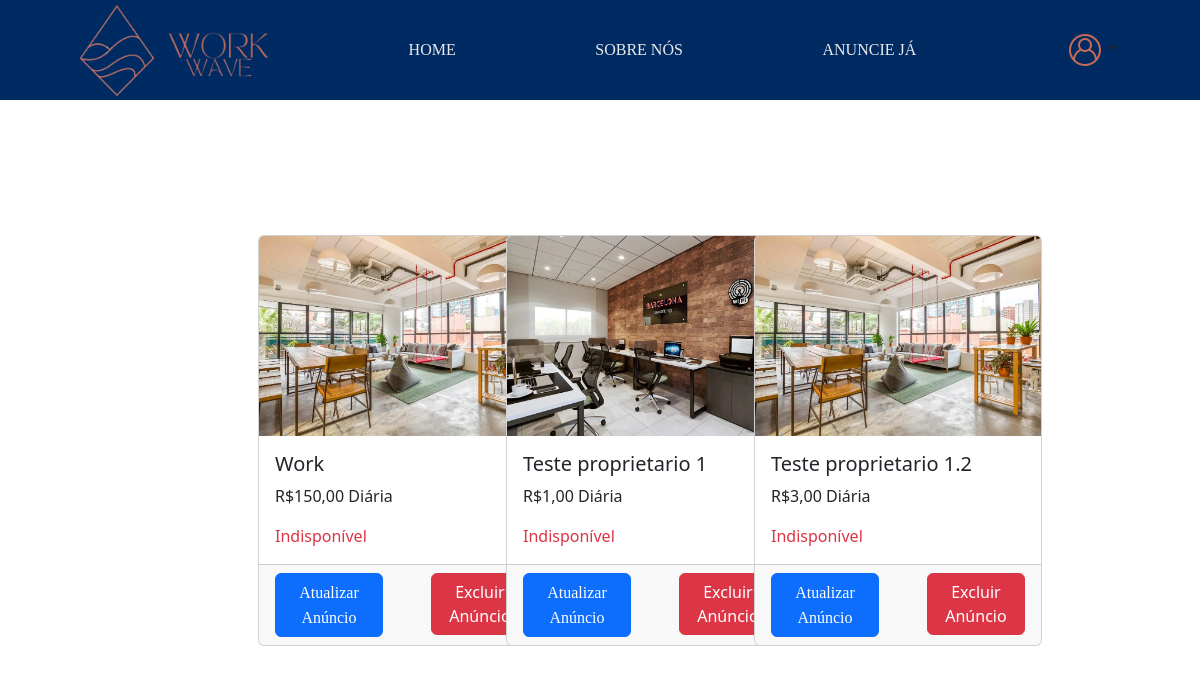
The app's page /SeusAnuncios.php (signed in), older data.
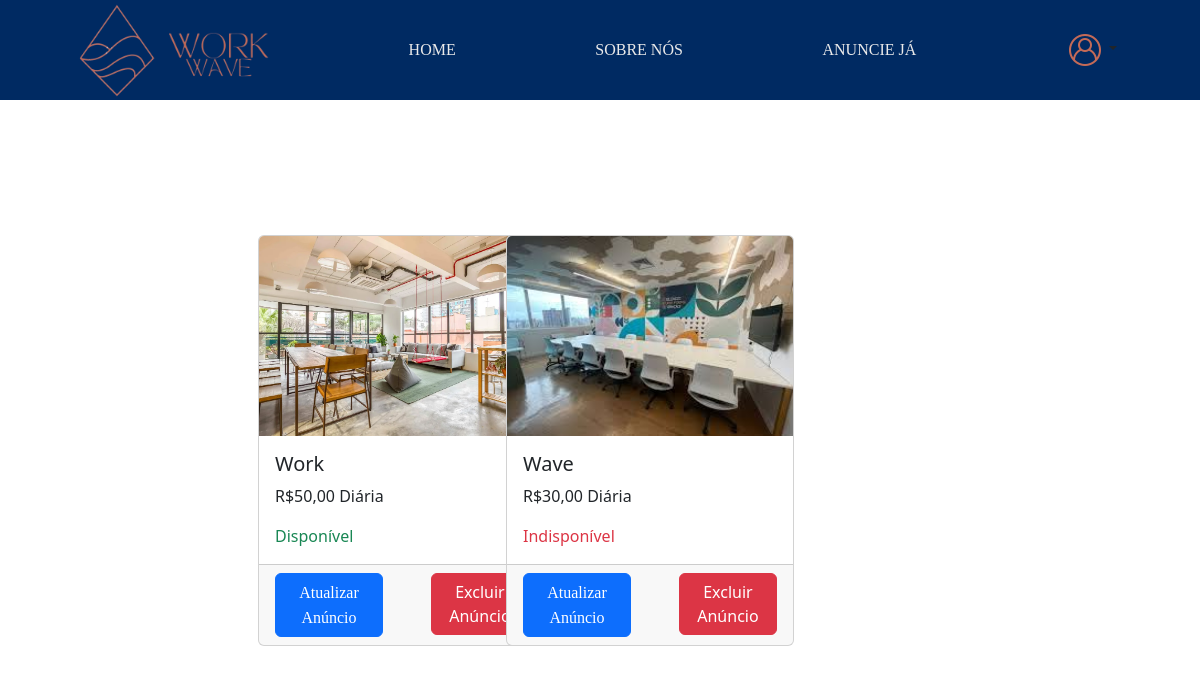
The same page, newer data.
### tables this page shows
CREATE TABLE `espacodados` (
  `EspId` int(11) NOT NULL,
  `EspNome` varchar(255) NOT NULL,
  `EspEndereco` varchar(255) NOT NULL,
  `EspDescricao` text NOT NULL,
  `EspCapacidade` int(11) NOT NULL,
  `EspDisponibilidade` tinyint(1) DEFAULT NULL,
  `EspDataCadastro` date NOT NULL,
  `ProId` int(11) NOT NULL,
  `EspImg` varchar(255) DEFAULT NULL,
  `EspPreco` decimal(10,2) DEFAULT NULL,
  `SerId` int(11) DEFAULT NULL
);

### SeusAnuncios.php (the view, shortened to what this page needs)
<!DOCTYPE html>
<html lang="en">
<head>
    <link href="https://cdn.jsdelivr.net/npm/bootstrap@5.3.3/dist/css/bootstrap.min.css" rel="stylesheet">
    <link rel="stylesheet" href="css/Style.css">
    <link rel="stylesheet" href="css/SeusAnuncios.css">
</head>
<body>
<header>
    <div class="logo">
        <img src="img/WorkWave-removebg-preview (1).png" alt="" width="95px" height="95px">
        <img src="img/WorkWave__2_-removebg-preview.png" alt="" width="100px" height="100px">
    </div>
    <a href="index.php" class="underline">HOME</a>
    <a href="SobreNos.php" class="underline">SOBRE NÓS</a>
    <a href="AnuncieJa.php" class="underline">ANUNCIE JÁ</a>
    <?php
        if (!isset($_SESSION['usuario_validado']) || $_SESSION['usuario_validado'] == false) {
    ?>
        <div class="dropdown">
            <a class="btn dropdown-toggle" href="#" role="button" data-bs-toggle="dropdown" aria-expanded="false">
                <img src="img/user-logo.png" alt="">
            </a>
            <ul class="dropdown-menu">
                <li><a class="dropdown-item" href="login.php">Fazer Login</a></li>
            </ul>
        </div>
    <?php
        } else {
    ?>
        <div class="dropdown">
            <a class="btn dropdown-toggle" href="#" role="button" data-bs-toggle="dropdown" aria-expanded="false">
                <img src="img/user-logo.png" alt="">
            </a>
        </div>
    <?php
        };
    ?>
</header>
<div class="conteudo conteudo-principal">
    <div class="postagem">
        <?php
            try {
                $conexao = new PDO("mysql:host=localhost; dbname=workwave", "root", "");
                $conexao->setAttribute(PDO::ATTR_ERRMODE, PDO::ERRMODE_EXCEPTION);
            } catch (PDOException $erro) {
                echo "Erro na conexão:" . $erro->getMessage();
            }
            if (isset($_SESSION['UsuarioId'])) {
                $query = "SELECT EspId, EspNome, EspCapacidade, EspDisponibilidade, EspImg, EspPreco FROM EspacoDados WHERE ProId = :UsuarioId";
                $stmt = $conexao->prepare($query);
                $stmt->bindValue(':UsuarioId', $_SESSION['UsuarioId']);
                $stmt->execute();
                $anuncios = $stmt->fetchAll();
            } else {
                $anuncios = [];
            }
        ?>
        <div class="row row-cols-1 row-cols-md-2 row-cols-lg-3 g-4">
            <?php foreach ($anuncios as $anuncio): ?>
                <div class="col">
                    <div class="card" style="width: 18rem;">
                        <img src="img/<?php echo htmlspecialchars($anuncio['EspImg']); ?>" class="card-img-top" alt="Imagem de <?php echo htmlspecialchars($anuncio['EspNome']); ?>" height="200px">
                        <div class="card-body">
                            <h5 class="card-title"><?php echo htmlspecialchars($anuncio['EspNome']); ?></h5>
                            <p class="card-text">R$<?php echo number_format($anuncio['EspPreco'], 2, ',', '.'); ?> Diária</p>
                            <p class="card-text <?php echo $anuncio['EspDisponibilidade'] == 0 ? 'text-danger' : 'text-success'; ?>">
                                <?php echo $anuncio['EspDisponibilidade'] == 0 ? 'Indisponível' : 'Disponível'; ?>
                            </p>
                        </div>
                        <div class="card-footer">
                            <div class="d-flex justify-content-between">
                                <button type="submit" class="btn btn-primary me-5"><a href="EditarAnuncio.php" class="text-white">Atualizar Anúncio</a></button>
                                <form action="ExcluirAnuncio.php" method="POST">
                                    <button type="submit" class="btn btn-danger" onclick="return confirm('Tem certeza de que deseja excluir este anúncio?')">Excluir Anúncio</button>
                                </form>
                            </div>
                        </div>
                    </div>
                </div>
            <?php endforeach;?>
        </div>
    </div>
</div>
</body>
</html>

Row changes from the older to the newer data that the page shows:
removed espacodados: EspImg (picture), EspNome "Teste proprietario 1", EspPreco "1,00", shows "Indisponível"
removed espacodados: EspImg (picture), EspNome "Teste proprietario 1.2", EspPreco "3,00", shows "Indisponível"
changed espacodados "Work": EspPreco "150,00" → "50,00"; EspDisponibilidade "Indisponível" → "Disponível"
added espacodados: EspImg (picture), EspNome "Wave", EspPreco "30,00", shows "Indisponível"
